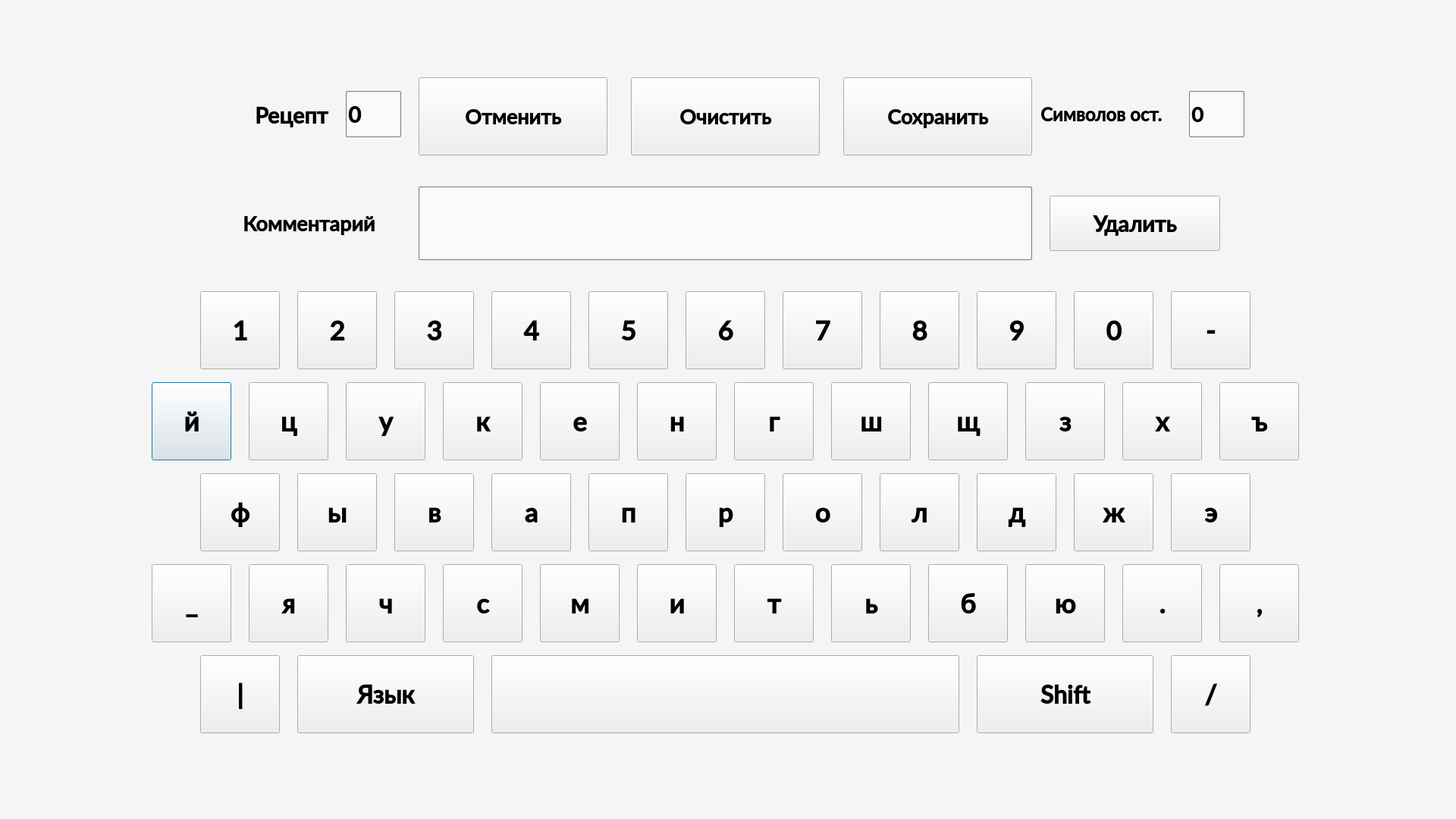
<?xml version="1.0" encoding="UTF-8"?>
<ui version="4.0">
 <class>WordWindow</class>
 <widget class="QDialog" name="WordWindow">
  <property name="geometry">
   <rect>
    <x>0</x>
    <y>0</y>
    <width>1920</width>
    <height>1080</height>
   </rect>
  </property>
  <property name="windowTitle">
   <string>Dialog</string>
  </property>
  <property name="styleSheet">
   <string notr="true"/>
  </property>
  <widget class="QPushButton" name="Button1_1">
   <property name="geometry">
    <rect>
     <x>200</x>
     <y>504</y>
     <width>105</width>
     <height>103</height>
    </rect>
   </property>
   <property name="font">
    <font>
     <family>Lato Semibold</family>
     <pointsize>26</pointsize>
     <bold>true</bold>
    </font>
   </property>
   <property name="text">
    <string>й</string>
   </property>
  </widget>
  <widget class="QPushButton" name="Button1_2">
   <property name="geometry">
    <rect>
     <x>328</x>
     <y>504</y>
     <width>105</width>
     <height>103</height>
    </rect>
   </property>
   <property name="font">
    <font>
     <family>Lato Semibold</family>
     <pointsize>26</pointsize>
     <bold>true</bold>
    </font>
   </property>
   <property name="text">
    <string>ц</string>
   </property>
  </widget>
  <widget class="QPushButton" name="Button1_3">
   <property name="geometry">
    <rect>
     <x>456</x>
     <y>504</y>
     <width>105</width>
     <height>103</height>
    </rect>
   </property>
   <property name="font">
    <font>
     <family>Lato Semibold</family>
     <pointsize>26</pointsize>
     <bold>true</bold>
    </font>
   </property>
   <property name="text">
    <string>у</string>
   </property>
  </widget>
  <widget class="QPushButton" name="Button1_4">
   <property name="geometry">
    <rect>
     <x>584</x>
     <y>504</y>
     <width>105</width>
     <height>103</height>
    </rect>
   </property>
   <property name="font">
    <font>
     <family>Lato Semibold</family>
     <pointsize>26</pointsize>
     <bold>true</bold>
    </font>
   </property>
   <property name="text">
    <string>к</string>
   </property>
  </widget>
  <widget class="QPushButton" name="Button1_5">
   <property name="geometry">
    <rect>
     <x>712</x>
     <y>504</y>
     <width>105</width>
     <height>103</height>
    </rect>
   </property>
   <property name="font">
    <font>
     <family>Lato Semibold</family>
     <pointsize>26</pointsize>
     <bold>true</bold>
    </font>
   </property>
   <property name="text">
    <string>е</string>
   </property>
  </widget>
  <widget class="QPushButton" name="Button1_6">
   <property name="geometry">
    <rect>
     <x>840</x>
     <y>504</y>
     <width>105</width>
     <height>103</height>
    </rect>
   </property>
   <property name="font">
    <font>
     <family>Lato Semibold</family>
     <pointsize>26</pointsize>
     <bold>true</bold>
    </font>
   </property>
   <property name="text">
    <string>н</string>
   </property>
  </widget>
  <widget class="QPushButton" name="Button1_7">
   <property name="geometry">
    <rect>
     <x>968</x>
     <y>504</y>
     <width>105</width>
     <height>103</height>
    </rect>
   </property>
   <property name="font">
    <font>
     <family>Lato Semibold</family>
     <pointsize>26</pointsize>
     <bold>true</bold>
    </font>
   </property>
   <property name="text">
    <string>г</string>
   </property>
  </widget>
  <widget class="QPushButton" name="Button1_8">
   <property name="geometry">
    <rect>
     <x>1096</x>
     <y>504</y>
     <width>105</width>
     <height>103</height>
    </rect>
   </property>
   <property name="font">
    <font>
     <family>Lato Semibold</family>
     <pointsize>26</pointsize>
     <bold>true</bold>
    </font>
   </property>
   <property name="text">
    <string>ш</string>
   </property>
  </widget>
  <widget class="QPushButton" name="Button1_9">
   <property name="geometry">
    <rect>
     <x>1224</x>
     <y>504</y>
     <width>105</width>
     <height>103</height>
    </rect>
   </property>
   <property name="font">
    <font>
     <family>Lato Semibold</family>
     <pointsize>26</pointsize>
     <bold>true</bold>
    </font>
   </property>
   <property name="text">
    <string>щ</string>
   </property>
  </widget>
  <widget class="QPushButton" name="Button1_10">
   <property name="geometry">
    <rect>
     <x>1352</x>
     <y>504</y>
     <width>105</width>
     <height>103</height>
    </rect>
   </property>
   <property name="font">
    <font>
     <family>Lato Semibold</family>
     <pointsize>26</pointsize>
     <bold>true</bold>
    </font>
   </property>
   <property name="text">
    <string>з</string>
   </property>
  </widget>
  <widget class="QPushButton" name="Button2_2">
   <property name="geometry">
    <rect>
     <x>392</x>
     <y>624</y>
     <width>105</width>
     <height>103</height>
    </rect>
   </property>
   <property name="font">
    <font>
     <family>Lato Semibold</family>
     <pointsize>26</pointsize>
     <bold>true</bold>
    </font>
   </property>
   <property name="text">
    <string>ы</string>
   </property>
  </widget>
  <widget class="QPushButton" name="Button2_7">
   <property name="geometry">
    <rect>
     <x>1032</x>
     <y>624</y>
     <width>105</width>
     <height>103</height>
    </rect>
   </property>
   <property name="font">
    <font>
     <family>Lato Semibold</family>
     <pointsize>26</pointsize>
     <bold>true</bold>
    </font>
   </property>
   <property name="text">
    <string>о</string>
   </property>
  </widget>
  <widget class="QPushButton" name="Button2_3">
   <property name="geometry">
    <rect>
     <x>520</x>
     <y>624</y>
     <width>105</width>
     <height>103</height>
    </rect>
   </property>
   <property name="font">
    <font>
     <family>Lato Semibold</family>
     <pointsize>26</pointsize>
     <bold>true</bold>
    </font>
   </property>
   <property name="text">
    <string>в</string>
   </property>
  </widget>
  <widget class="QPushButton" name="Button2_6">
   <property name="geometry">
    <rect>
     <x>904</x>
     <y>624</y>
     <width>105</width>
     <height>103</height>
    </rect>
   </property>
   <property name="font">
    <font>
     <family>Lato Semibold</family>
     <pointsize>26</pointsize>
     <bold>true</bold>
    </font>
   </property>
   <property name="text">
    <string>р</string>
   </property>
  </widget>
  <widget class="QPushButton" name="Button2_10">
   <property name="geometry">
    <rect>
     <x>1416</x>
     <y>624</y>
     <width>105</width>
     <height>103</height>
    </rect>
   </property>
   <property name="font">
    <font>
     <family>Lato Semibold</family>
     <pointsize>26</pointsize>
     <bold>true</bold>
    </font>
   </property>
   <property name="text">
    <string>ж</string>
   </property>
  </widget>
  <widget class="QPushButton" name="Button2_8">
   <property name="geometry">
    <rect>
     <x>1160</x>
     <y>624</y>
     <width>105</width>
     <height>103</height>
    </rect>
   </property>
   <property name="font">
    <font>
     <family>Lato Semibold</family>
     <pointsize>26</pointsize>
     <bold>true</bold>
    </font>
   </property>
   <property name="text">
    <string>л</string>
   </property>
  </widget>
  <widget class="QPushButton" name="Button2_4">
   <property name="geometry">
    <rect>
     <x>648</x>
     <y>624</y>
     <width>105</width>
     <height>103</height>
    </rect>
   </property>
   <property name="font">
    <font>
     <family>Lato Semibold</family>
     <pointsize>26</pointsize>
     <bold>true</bold>
    </font>
   </property>
   <property name="text">
    <string>а</string>
   </property>
  </widget>
  <widget class="QPushButton" name="Button2_1">
   <property name="geometry">
    <rect>
     <x>264</x>
     <y>624</y>
     <width>105</width>
     <height>103</height>
    </rect>
   </property>
   <property name="font">
    <font>
     <family>Lato Semibold</family>
     <pointsize>26</pointsize>
     <bold>true</bold>
    </font>
   </property>
   <property name="text">
    <string>ф</string>
   </property>
  </widget>
  <widget class="QPushButton" name="Button2_9">
   <property name="geometry">
    <rect>
     <x>1288</x>
     <y>624</y>
     <width>105</width>
     <height>103</height>
    </rect>
   </property>
   <property name="font">
    <font>
     <family>Lato Semibold</family>
     <pointsize>26</pointsize>
     <bold>true</bold>
    </font>
   </property>
   <property name="text">
    <string>д</string>
   </property>
  </widget>
  <widget class="QPushButton" name="Button2_5">
   <property name="geometry">
    <rect>
     <x>776</x>
     <y>624</y>
     <width>105</width>
     <height>103</height>
    </rect>
   </property>
   <property name="font">
    <font>
     <family>Lato Semibold</family>
     <pointsize>26</pointsize>
     <bold>true</bold>
    </font>
   </property>
   <property name="text">
    <string>п</string>
   </property>
  </widget>
  <widget class="QPushButton" name="Button3_3">
   <property name="geometry">
    <rect>
     <x>456</x>
     <y>744</y>
     <width>105</width>
     <height>103</height>
    </rect>
   </property>
   <property name="font">
    <font>
     <family>Lato Semibold</family>
     <pointsize>26</pointsize>
     <bold>true</bold>
    </font>
   </property>
   <property name="text">
    <string>ч</string>
   </property>
  </widget>
  <widget class="QPushButton" name="Button3_8">
   <property name="geometry">
    <rect>
     <x>1096</x>
     <y>744</y>
     <width>105</width>
     <height>103</height>
    </rect>
   </property>
   <property name="font">
    <font>
     <family>Lato Semibold</family>
     <pointsize>26</pointsize>
     <bold>true</bold>
    </font>
   </property>
   <property name="text">
    <string>ь</string>
   </property>
  </widget>
  <widget class="QPushButton" name="Button3_4">
   <property name="geometry">
    <rect>
     <x>584</x>
     <y>744</y>
     <width>105</width>
     <height>103</height>
    </rect>
   </property>
   <property name="font">
    <font>
     <family>Lato Semibold</family>
     <pointsize>26</pointsize>
     <bold>true</bold>
    </font>
   </property>
   <property name="text">
    <string>с</string>
   </property>
  </widget>
  <widget class="QPushButton" name="Button3_7">
   <property name="geometry">
    <rect>
     <x>968</x>
     <y>744</y>
     <width>105</width>
     <height>103</height>
    </rect>
   </property>
   <property name="font">
    <font>
     <family>Lato Semibold</family>
     <pointsize>26</pointsize>
     <bold>true</bold>
    </font>
   </property>
   <property name="text">
    <string>т</string>
   </property>
  </widget>
  <widget class="QPushButton" name="Button3_9">
   <property name="geometry">
    <rect>
     <x>1224</x>
     <y>744</y>
     <width>105</width>
     <height>103</height>
    </rect>
   </property>
   <property name="font">
    <font>
     <family>Lato Semibold</family>
     <pointsize>26</pointsize>
     <bold>true</bold>
    </font>
   </property>
   <property name="text">
    <string>б</string>
   </property>
  </widget>
  <widget class="QPushButton" name="Button3_5">
   <property name="geometry">
    <rect>
     <x>712</x>
     <y>744</y>
     <width>105</width>
     <height>103</height>
    </rect>
   </property>
   <property name="font">
    <font>
     <family>Lato Semibold</family>
     <pointsize>26</pointsize>
     <bold>true</bold>
    </font>
   </property>
   <property name="text">
    <string>м</string>
   </property>
  </widget>
  <widget class="QPushButton" name="Button3_2">
   <property name="geometry">
    <rect>
     <x>328</x>
     <y>744</y>
     <width>105</width>
     <height>103</height>
    </rect>
   </property>
   <property name="font">
    <font>
     <family>Lato Semibold</family>
     <pointsize>26</pointsize>
     <bold>true</bold>
    </font>
   </property>
   <property name="text">
    <string>я</string>
   </property>
  </widget>
  <widget class="QPushButton" name="Button3_10">
   <property name="geometry">
    <rect>
     <x>1352</x>
     <y>744</y>
     <width>105</width>
     <height>103</height>
    </rect>
   </property>
   <property name="font">
    <font>
     <family>Lato Semibold</family>
     <pointsize>26</pointsize>
     <bold>true</bold>
    </font>
   </property>
   <property name="text">
    <string>ю</string>
   </property>
  </widget>
  <widget class="QPushButton" name="Button3_6">
   <property name="geometry">
    <rect>
     <x>840</x>
     <y>744</y>
     <width>105</width>
     <height>103</height>
    </rect>
   </property>
   <property name="font">
    <font>
     <family>Lato Semibold</family>
     <pointsize>26</pointsize>
     <bold>true</bold>
    </font>
   </property>
   <property name="text">
    <string>и</string>
   </property>
  </widget>
  <widget class="QPushButton" name="Button4_2">
   <property name="geometry">
    <rect>
     <x>392</x>
     <y>864</y>
     <width>233</width>
     <height>103</height>
    </rect>
   </property>
   <property name="font">
    <font>
     <family>Lato Semibold</family>
     <pointsize>24</pointsize>
     <bold>true</bold>
    </font>
   </property>
   <property name="text">
    <string>Язык</string>
   </property>
   <property name="checkable">
    <bool>true</bool>
   </property>
  </widget>
  <widget class="QPushButton" name="Button4_3">
   <property name="geometry">
    <rect>
     <x>648</x>
     <y>864</y>
     <width>617</width>
     <height>103</height>
    </rect>
   </property>
   <property name="font">
    <font>
     <family>Lato Semibold</family>
     <pointsize>26</pointsize>
     <bold>true</bold>
    </font>
   </property>
   <property name="text">
    <string/>
   </property>
  </widget>
  <widget class="QPushButton" name="Button4_4">
   <property name="geometry">
    <rect>
     <x>1288</x>
     <y>864</y>
     <width>233</width>
     <height>103</height>
    </rect>
   </property>
   <property name="font">
    <font>
     <family>Lato Semibold</family>
     <pointsize>24</pointsize>
     <bold>true</bold>
    </font>
   </property>
   <property name="text">
    <string>Shift</string>
   </property>
   <property name="checkable">
    <bool>true</bool>
   </property>
  </widget>
  <widget class="QPushButton" name="Button4_1">
   <property name="geometry">
    <rect>
     <x>264</x>
     <y>864</y>
     <width>105</width>
     <height>103</height>
    </rect>
   </property>
   <property name="font">
    <font>
     <family>Lato Semibold</family>
     <pointsize>26</pointsize>
     <bold>true</bold>
    </font>
   </property>
   <property name="text">
    <string>|</string>
   </property>
  </widget>
  <widget class="QPushButton" name="Button3_1">
   <property name="geometry">
    <rect>
     <x>200</x>
     <y>744</y>
     <width>105</width>
     <height>103</height>
    </rect>
   </property>
   <property name="font">
    <font>
     <family>Lato Semibold</family>
     <pointsize>26</pointsize>
     <bold>true</bold>
    </font>
   </property>
   <property name="text">
    <string>_</string>
   </property>
  </widget>
  <widget class="QPushButton" name="Button4_5">
   <property name="geometry">
    <rect>
     <x>1544</x>
     <y>864</y>
     <width>105</width>
     <height>103</height>
    </rect>
   </property>
   <property name="font">
    <font>
     <family>Lato Semibold</family>
     <pointsize>26</pointsize>
     <bold>true</bold>
    </font>
   </property>
   <property name="text">
    <string>/</string>
   </property>
  </widget>
  <widget class="QPushButton" name="Button1_12">
   <property name="geometry">
    <rect>
     <x>1608</x>
     <y>504</y>
     <width>105</width>
     <height>103</height>
    </rect>
   </property>
   <property name="font">
    <font>
     <family>Lato Semibold</family>
     <pointsize>26</pointsize>
     <bold>true</bold>
    </font>
   </property>
   <property name="text">
    <string>ъ</string>
   </property>
  </widget>
  <widget class="QPushButton" name="Button1_11">
   <property name="geometry">
    <rect>
     <x>1480</x>
     <y>504</y>
     <width>105</width>
     <height>103</height>
    </rect>
   </property>
   <property name="font">
    <font>
     <family>Lato Semibold</family>
     <pointsize>26</pointsize>
     <bold>true</bold>
    </font>
   </property>
   <property name="text">
    <string>х</string>
   </property>
  </widget>
  <widget class="QPushButton" name="Button2_11">
   <property name="geometry">
    <rect>
     <x>1544</x>
     <y>624</y>
     <width>105</width>
     <height>103</height>
    </rect>
   </property>
   <property name="font">
    <font>
     <family>Lato Semibold</family>
     <pointsize>26</pointsize>
     <bold>true</bold>
    </font>
   </property>
   <property name="text">
    <string>э</string>
   </property>
  </widget>
  <widget class="QPushButton" name="Button3_12">
   <property name="geometry">
    <rect>
     <x>1608</x>
     <y>744</y>
     <width>105</width>
     <height>103</height>
    </rect>
   </property>
   <property name="font">
    <font>
     <family>Lato Semibold</family>
     <pointsize>26</pointsize>
     <bold>true</bold>
    </font>
   </property>
   <property name="text">
    <string>,</string>
   </property>
  </widget>
  <widget class="QPushButton" name="Button3_11">
   <property name="geometry">
    <rect>
     <x>1480</x>
     <y>744</y>
     <width>105</width>
     <height>103</height>
    </rect>
   </property>
   <property name="font">
    <font>
     <family>Lato Semibold</family>
     <pointsize>26</pointsize>
     <bold>true</bold>
    </font>
   </property>
   <property name="text">
    <string>.</string>
   </property>
  </widget>
  <widget class="QPushButton" name="ButtonCancel">
   <property name="geometry">
    <rect>
     <x>552</x>
     <y>102</y>
     <width>249</width>
     <height>103</height>
    </rect>
   </property>
   <property name="font">
    <font>
     <family>Lato Semibold</family>
     <pointsize>20</pointsize>
     <bold>true</bold>
    </font>
   </property>
   <property name="text">
    <string>Отменить</string>
   </property>
   <property name="icon">
    <iconset>
     <normaloff>ui/ui_ser/ui_3/Pictures13/Cancel.png</normaloff>ui/ui_ser/ui_3/Pictures13/Cancel.png</iconset>
   </property>
   <property name="iconSize">
    <size>
     <width>38</width>
     <height>38</height>
    </size>
   </property>
  </widget>
  <widget class="QLabel" name="LabelText">
   <property name="geometry">
    <rect>
     <x>336</x>
     <y>126</y>
     <width>113</width>
     <height>51</height>
    </rect>
   </property>
   <property name="font">
    <font>
     <family>Lato Semibold</family>
     <pointsize>22</pointsize>
     <bold>true</bold>
    </font>
   </property>
   <property name="text">
    <string>Рецепт</string>
   </property>
  </widget>
  <widget class="QPlainTextEdit" name="ComText">
   <property name="geometry">
    <rect>
     <x>552</x>
     <y>246</y>
     <width>809</width>
     <height>97</height>
    </rect>
   </property>
   <property name="font">
    <font>
     <family>Lato Semibold</family>
     <pointsize>18</pointsize>
     <bold>true</bold>
    </font>
   </property>
   <property name="styleSheet">
    <string>border: 1px solid rgb(120, 120, 120);
background-color: rgb(250, 250, 250);
border-radius: 2px;</string>
   </property>
   <property name="plainText">
    <string/>
   </property>
  </widget>
  <widget class="QPushButton" name="ButtonClear">
   <property name="geometry">
    <rect>
     <x>832</x>
     <y>102</y>
     <width>249</width>
     <height>103</height>
    </rect>
   </property>
   <property name="font">
    <font>
     <family>Lato Semibold</family>
     <pointsize>20</pointsize>
     <bold>true</bold>
    </font>
   </property>
   <property name="text">
    <string>Очистить</string>
   </property>
   <property name="icon">
    <iconset>
     <normaloff>ui/ui_ser/ui_3/Pictures13/Clean.png</normaloff>ui/ui_ser/ui_3/Pictures13/Clean.png</iconset>
   </property>
   <property name="iconSize">
    <size>
     <width>38</width>
     <height>38</height>
    </size>
   </property>
  </widget>
  <widget class="QPushButton" name="ButtonSave">
   <property name="geometry">
    <rect>
     <x>1112</x>
     <y>102</y>
     <width>249</width>
     <height>103</height>
    </rect>
   </property>
   <property name="font">
    <font>
     <family>Lato Semibold</family>
     <pointsize>20</pointsize>
     <bold>true</bold>
    </font>
   </property>
   <property name="text">
    <string>Сохранить</string>
   </property>
   <property name="icon">
    <iconset>
     <normaloff>ui/ui_ser/ui_3/Pictures13/Save.png</normaloff>ui/ui_ser/ui_3/Pictures13/Save.png</iconset>
   </property>
   <property name="iconSize">
    <size>
     <width>38</width>
     <height>38</height>
    </size>
   </property>
  </widget>
  <widget class="QLineEdit" name="RecNumber">
   <property name="geometry">
    <rect>
     <x>456</x>
     <y>120</y>
     <width>73</width>
     <height>61</height>
    </rect>
   </property>
   <property name="font">
    <font>
     <family>Lato Semibold</family>
     <pointsize>22</pointsize>
     <bold>true</bold>
    </font>
   </property>
   <property name="styleSheet">
    <string notr="true">border: 1px solid rgb(120, 120, 120);
background-color: rgb(250, 250, 250);
border-radius: 2px;</string>
   </property>
   <property name="text">
    <string>0</string>
   </property>
  </widget>
  <widget class="QLineEdit" name="SymbolNumber">
   <property name="geometry">
    <rect>
     <x>1568</x>
     <y>120</y>
     <width>73</width>
     <height>61</height>
    </rect>
   </property>
   <property name="font">
    <font>
     <family>Lato Semibold</family>
     <pointsize>20</pointsize>
     <bold>true</bold>
    </font>
   </property>
   <property name="styleSheet">
    <string notr="true">border: 1px solid rgb(120, 120, 120);
background-color: rgb(250, 250, 250);
border-radius: 2px;</string>
   </property>
   <property name="text">
    <string>0</string>
   </property>
  </widget>
  <widget class="QLabel" name="LabelText_2">
   <property name="geometry">
    <rect>
     <x>1372</x>
     <y>120</y>
     <width>181</width>
     <height>61</height>
    </rect>
   </property>
   <property name="font">
    <font>
     <family>Lato Semibold</family>
     <pointsize>18</pointsize>
     <bold>true</bold>
    </font>
   </property>
   <property name="text">
    <string>Символов ост.</string>
   </property>
  </widget>
  <widget class="QLabel" name="TitleLabel">
   <property name="geometry">
    <rect>
     <x>320</x>
     <y>264</y>
     <width>225</width>
     <height>61</height>
    </rect>
   </property>
   <property name="font">
    <font>
     <family>Lato Semibold</family>
     <pointsize>20</pointsize>
     <bold>true</bold>
    </font>
   </property>
   <property name="text">
    <string>Комментарий</string>
   </property>
  </widget>
  <widget class="QPushButton" name="ButtonBackspace">
   <property name="geometry">
    <rect>
     <x>1384</x>
     <y>258</y>
     <width>225</width>
     <height>73</height>
    </rect>
   </property>
   <property name="font">
    <font>
     <family>Lato Semibold</family>
     <pointsize>22</pointsize>
     <bold>true</bold>
    </font>
   </property>
   <property name="text">
    <string>Удалить</string>
   </property>
   <property name="icon">
    <iconset>
     <normaloff>ui/ui_ser/ui_3/Pictures13/Backspace.png</normaloff>ui/ui_ser/ui_3/Pictures13/Backspace.png</iconset>
   </property>
   <property name="iconSize">
    <size>
     <width>38</width>
     <height>38</height>
    </size>
   </property>
  </widget>
  <widget class="QPushButton" name="Button0_7">
   <property name="geometry">
    <rect>
     <x>1032</x>
     <y>384</y>
     <width>105</width>
     <height>103</height>
    </rect>
   </property>
   <property name="font">
    <font>
     <family>Lato Semibold</family>
     <pointsize>26</pointsize>
     <bold>true</bold>
    </font>
   </property>
   <property name="text">
    <string>7</string>
   </property>
  </widget>
  <widget class="QPushButton" name="Button0_2">
   <property name="geometry">
    <rect>
     <x>392</x>
     <y>384</y>
     <width>105</width>
     <height>103</height>
    </rect>
   </property>
   <property name="font">
    <font>
     <family>Lato Semibold</family>
     <pointsize>26</pointsize>
     <bold>true</bold>
    </font>
   </property>
   <property name="text">
    <string>2</string>
   </property>
  </widget>
  <widget class="QPushButton" name="Button0_5">
   <property name="geometry">
    <rect>
     <x>776</x>
     <y>384</y>
     <width>105</width>
     <height>103</height>
    </rect>
   </property>
   <property name="font">
    <font>
     <family>Lato Semibold</family>
     <pointsize>26</pointsize>
     <bold>true</bold>
    </font>
   </property>
   <property name="text">
    <string>5</string>
   </property>
  </widget>
  <widget class="QPushButton" name="Button0_6">
   <property name="geometry">
    <rect>
     <x>904</x>
     <y>384</y>
     <width>105</width>
     <height>103</height>
    </rect>
   </property>
   <property name="font">
    <font>
     <family>Lato Semibold</family>
     <pointsize>26</pointsize>
     <bold>true</bold>
    </font>
   </property>
   <property name="text">
    <string>6</string>
   </property>
  </widget>
  <widget class="QPushButton" name="Button0_10">
   <property name="geometry">
    <rect>
     <x>1416</x>
     <y>384</y>
     <width>105</width>
     <height>103</height>
    </rect>
   </property>
   <property name="font">
    <font>
     <family>Lato Semibold</family>
     <pointsize>26</pointsize>
     <bold>true</bold>
    </font>
   </property>
   <property name="text">
    <string>0</string>
   </property>
  </widget>
  <widget class="QPushButton" name="Button0_9">
   <property name="geometry">
    <rect>
     <x>1288</x>
     <y>384</y>
     <width>105</width>
     <height>103</height>
    </rect>
   </property>
   <property name="font">
    <font>
     <family>Lato Semibold</family>
     <pointsize>26</pointsize>
     <bold>true</bold>
    </font>
   </property>
   <property name="text">
    <string>9</string>
   </property>
  </widget>
  <widget class="QPushButton" name="Button0_1">
   <property name="geometry">
    <rect>
     <x>264</x>
     <y>384</y>
     <width>105</width>
     <height>103</height>
    </rect>
   </property>
   <property name="font">
    <font>
     <family>Lato Semibold</family>
     <pointsize>26</pointsize>
     <bold>true</bold>
    </font>
   </property>
   <property name="text">
    <string>1</string>
   </property>
  </widget>
  <widget class="QPushButton" name="Button0_8">
   <property name="geometry">
    <rect>
     <x>1160</x>
     <y>384</y>
     <width>105</width>
     <height>103</height>
    </rect>
   </property>
   <property name="font">
    <font>
     <family>Lato Semibold</family>
     <pointsize>26</pointsize>
     <bold>true</bold>
    </font>
   </property>
   <property name="text">
    <string>8</string>
   </property>
  </widget>
  <widget class="QPushButton" name="Button0_3">
   <property name="geometry">
    <rect>
     <x>520</x>
     <y>384</y>
     <width>105</width>
     <height>103</height>
    </rect>
   </property>
   <property name="font">
    <font>
     <family>Lato Semibold</family>
     <pointsize>26</pointsize>
     <bold>true</bold>
    </font>
   </property>
   <property name="text">
    <string>3</string>
   </property>
  </widget>
  <widget class="QPushButton" name="Button0_4">
   <property name="geometry">
    <rect>
     <x>648</x>
     <y>384</y>
     <width>105</width>
     <height>103</height>
    </rect>
   </property>
   <property name="font">
    <font>
     <family>Lato Semibold</family>
     <pointsize>26</pointsize>
     <bold>true</bold>
    </font>
   </property>
   <property name="text">
    <string>4</string>
   </property>
  </widget>
  <widget class="QPushButton" name="Button0_11">
   <property name="geometry">
    <rect>
     <x>1544</x>
     <y>384</y>
     <width>105</width>
     <height>103</height>
    </rect>
   </property>
   <property name="font">
    <font>
     <family>Lato Semibold</family>
     <pointsize>26</pointsize>
     <bold>true</bold>
    </font>
   </property>
   <property name="text">
    <string>-</string>
   </property>
  </widget>
  <widget class="QLabel" name="Blackout">
   <property name="geometry">
    <rect>
     <x>272</x>
     <y>84</y>
     <width>105</width>
     <height>103</height>
    </rect>
   </property>
   <property name="text">
    <string/>
   </property>
  </widget>
  <widget class="QLabel" name="Screen">
   <property name="geometry">
    <rect>
     <x>0</x>
     <y>0</y>
     <width>1920</width>
     <height>1080</height>
    </rect>
   </property>
   <property name="styleSheet">
    <string notr="true">background-color: rgb(245, 245, 245);</string>
   </property>
   <property name="text">
    <string/>
   </property>
  </widget>
  <widget class="QLabel" name="label">
   <property name="geometry">
    <rect>
     <x>0</x>
     <y>0</y>
     <width>363</width>
     <height>128</height>
    </rect>
   </property>
   <property name="text">
    <string/>
   </property>
   <property name="pixmap">
    <pixmap>ui/ui_ser/ui_3/Pictures13/logo(66).png</pixmap>
   </property>
  </widget>
  <zorder>Screen</zorder>
  <zorder>Button1_1</zorder>
  <zorder>Button1_2</zorder>
  <zorder>Button1_3</zorder>
  <zorder>Button1_4</zorder>
  <zorder>Button1_5</zorder>
  <zorder>Button1_6</zorder>
  <zorder>Button1_7</zorder>
  <zorder>Button1_8</zorder>
  <zorder>Button1_9</zorder>
  <zorder>Button1_10</zorder>
  <zorder>Button2_2</zorder>
  <zorder>Button2_7</zorder>
  <zorder>Button2_3</zorder>
  <zorder>Button2_6</zorder>
  <zorder>Button2_10</zorder>
  <zorder>Button2_8</zorder>
  <zorder>Button2_4</zorder>
  <zorder>Button2_1</zorder>
  <zorder>Button2_9</zorder>
  <zorder>Button2_5</zorder>
  <zorder>Button3_3</zorder>
  <zorder>Button3_8</zorder>
  <zorder>Button3_4</zorder>
  <zorder>Button3_7</zorder>
  <zorder>Button3_9</zorder>
  <zorder>Button3_5</zorder>
  <zorder>Button3_2</zorder>
  <zorder>Button3_10</zorder>
  <zorder>Button3_6</zorder>
  <zorder>Button4_2</zorder>
  <zorder>Button4_3</zorder>
  <zorder>Button4_4</zorder>
  <zorder>Button4_1</zorder>
  <zorder>Button3_1</zorder>
  <zorder>Button4_5</zorder>
  <zorder>Button1_12</zorder>
  <zorder>Button1_11</zorder>
  <zorder>Button2_11</zorder>
  <zorder>Button3_12</zorder>
  <zorder>Button3_11</zorder>
  <zorder>ButtonCancel</zorder>
  <zorder>LabelText</zorder>
  <zorder>ComText</zorder>
  <zorder>ButtonClear</zorder>
  <zorder>ButtonSave</zorder>
  <zorder>RecNumber</zorder>
  <zorder>SymbolNumber</zorder>
  <zorder>LabelText_2</zorder>
  <zorder>TitleLabel</zorder>
  <zorder>ButtonBackspace</zorder>
  <zorder>Button0_7</zorder>
  <zorder>Button0_2</zorder>
  <zorder>Button0_5</zorder>
  <zorder>Button0_6</zorder>
  <zorder>Button0_10</zorder>
  <zorder>Button0_9</zorder>
  <zorder>Button0_1</zorder>
  <zorder>Button0_8</zorder>
  <zorder>Button0_3</zorder>
  <zorder>Button0_4</zorder>
  <zorder>Button0_11</zorder>
  <zorder>Blackout</zorder>
  <zorder>label</zorder>
 </widget>
 <resources/>
 <connections/>
</ui>
